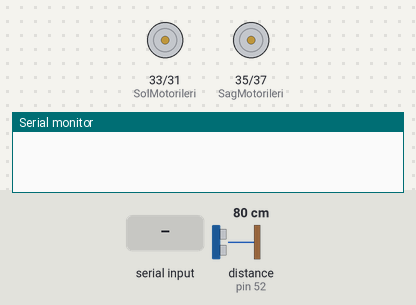
A sketch run on a simulated Arduino Mega 2560, built with avr-gcc and run on an emulated ATmega2560. On the bench: motor-driver pin pairs drawn as motors (green arrow = first pin HIGH = forward, orange = second pin HIGH = backward, longer = more drive), the last lines printed to the serial monitor. The test bench sets the inputs (shaded band); at power-on: distance to the obstacle (sensor on pin 52) 80 cm. The echo pulse lasts 58.3 µs per cm.

Above: at 1.2 s.
1.3 s: "ileri git" received over Serial
At 2.3 s:
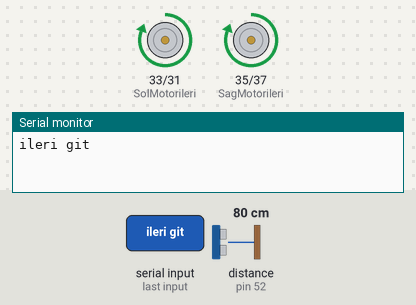
2.8 s: "geri git" received over Serial
At 4.0 s:
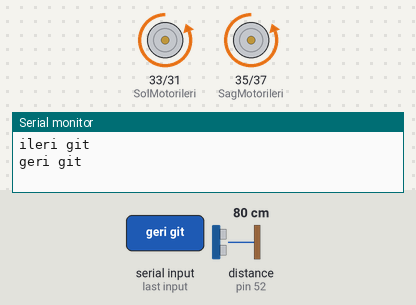
4.3 s: "r" received over Serial
At 5.3 s:
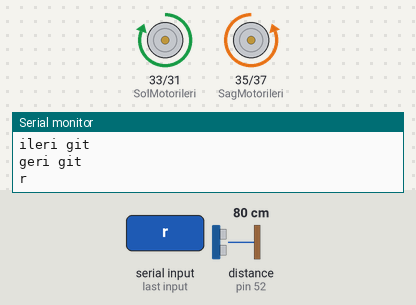
5.8 s: "l" received over Serial
At 6.4 s:
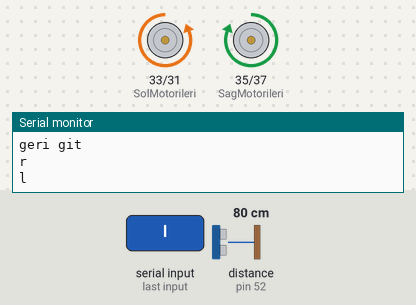
Timing chart, 0 to 8.3 s (numbered marks = the images above; inputs shaded):
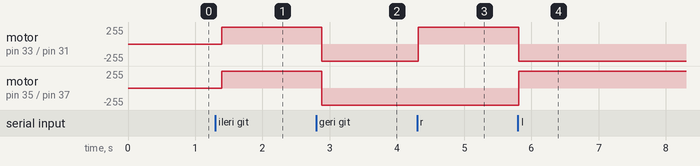

Measured:
- after the input at 1.3 s, motor on pin 33 (SolMotorileri) / pin 31 (SolMotorGeri), motor on pin 35 (SagMotorileri) / pin 37 (SagMotorGeri): stopped → forward 255/255 after 0.09 s
- after the input at 2.8 s, motor on pin 33 (SolMotorileri) / pin 31 (SolMotorGeri), motor on pin 35 (SagMotorileri) / pin 37 (SagMotorGeri): forward 255/255 → backward 255/255 after 0.08 s
- after the input at 4.3 s, motor on pin 33 (SolMotorileri) / pin 31 (SolMotorGeri): backward 255/255 → forward 255/255 at once
- after the input at 5.8 s, motor on pin 33 (SolMotorileri) / pin 31 (SolMotorGeri): forward 255/255 → backward 255/255 at once; motor on pin 35 (SagMotorileri) / pin 37 (SagMotorGeri): backward 255/255 → forward 255/255 at once

The sketch:

sketch_nov06a.ino
```cpp
#define SolMotorGeri 31
#define SolMotorileri 33
#define SagMotorileri 35
#define SagMotorGeri 37
#define trigPin 50
#define echoPin 52

String gelenVeri;
void setup() {

pinMode(SolMotorileri,OUTPUT);
pinMode(SolMotorGeri,OUTPUT);
pinMode(SagMotorileri,OUTPUT);
pinMode(SagMotorGeri,OUTPUT);
pinMode(trigPin, OUTPUT);
pinMode(echoPin, INPUT);
Serial.begin(9600); //iletişim ayarı
}
void loop() {
  while (Serial.available()){
  delay(10);
  char b = Serial.read();
  gelenVeri += b;
  }
  if (gelenVeri.length() > 0) {
    gelenVeri.toLowerCase();
    gelenVeri.trim();
    Serial.println(gelenVeri);
        // Harflerin olmasının sebebi ise android uygulamadan da kontrol edilebilmesi içindir
         if(gelenVeri == "ileri git" || gelenVeri=="f" )
         {
            IleriGitme();
         }
         if(gelenVeri == "geri git" || gelenVeri =="b")
         {
          GeriGitme();
          while(true)
          {
            double sonuc = MesafeOlcum(); // Ultrasonik sensör ile arabanın arkasının çarpmaması için yapılan kontrol
            if(sonuc<10)
            {
            Durdurma();
            break;
            }
            if(Serial.available())
            {
            break;
            }
           }
         }
         if(gelenVeri =="sağa dön")
         {
            SagaDonme();
            delay(600);
            Durdurma();
         }
         if(gelenVeri=="r"){
          SagaDonme();
         }
         if(gelenVeri =="sola dön" )
         {
            SolaDonme();
            delay(600);
            Durdurma();
         }
         if(gelenVeri=="l"){
          SolaDonme();
         }
         if(gelenVeri =="dur" || gelenVeri=="s"){
            Durdurma();
         }

}//GELEN VERİ UZUNLUK SONU
gelenVeri="";
}//LOOP SONU
void IleriGitme(){
digitalWrite(SolMotorileri,HIGH);
digitalWrite(SagMotorileri,HIGH);
digitalWrite(SolMotorGeri,LOW);
digitalWrite(SagMotorGeri,LOW);  }

void GeriGitme(){
digitalWrite(SolMotorGeri,HIGH);
digitalWrite(SagMotorGeri,HIGH);
digitalWrite(SolMotorileri,LOW);
digitalWrite(SagMotorileri,LOW); }

void SagaDonme(){
digitalWrite(SagMotorileri,LOW);
digitalWrite(SolMotorileri,HIGH);
digitalWrite(SagMotorGeri,HIGH);
digitalWrite(SolMotorGeri,LOW);}

void SolaDonme(){
digitalWrite(SolMotorileri,LOW);
digitalWrite(SagMotorileri,HIGH);
digitalWrite(SolMotorGeri,HIGH);
digitalWrite(SagMotorGeri,LOW);}

void Durdurma(){
digitalWrite(SolMotorileri,LOW);
digitalWrite(SagMotorileri,LOW);
digitalWrite(SolMotorGeri,LOW);
digitalWrite(SagMotorGeri,LOW);  }

int MesafeOlcum(){
long sure,mesafe;
digitalWrite(trigPin, LOW);
delayMicroseconds(2);
digitalWrite(trigPin, HIGH);
delayMicroseconds(10);
digitalWrite(trigPin, LOW);
sure = pulseIn(echoPin, HIGH);
mesafe = (sure/2) / 29.1;
return mesafe;}
```
